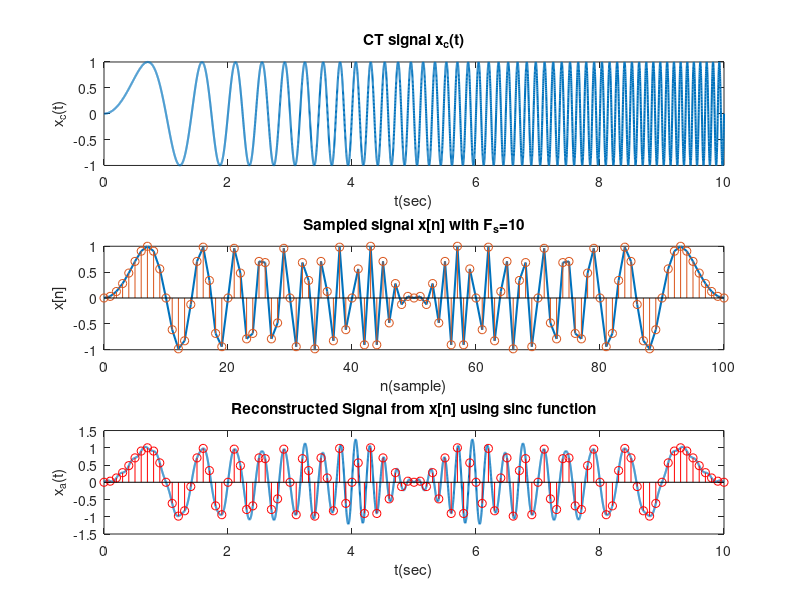

This figure's MATLAB source:
clc;
close all;
clear all;
%%  1 
% Reconstruction

% CT signal xc(t)
B = 10;
tau = 10;
Fs = B;
t = 0:0.001:tau;
x_c = sin(pi*B*(t.^2)/tau);
subplot(3,1,1);
plot(t, x_c,'linewidth',1.5);
title('CT signal x_c(t)');
xlabel('t(sec)');
ylabel('x_c(t)');

% DT signal x[n]
Ts = 1/Fs;
n = 0:tau/Ts;
x_n = sin(pi*B*(n*Ts).^2./tau);
subplot(3,1,2);
plot(n, x_n,'linewidth',1.5);
title('Sampled signal x[n] with F_s=10');
xlabel('n(sample)');
ylabel('x[n]');
hold on;
stem(n, x_n,'-o');

% Analog signal reconstruction
y_t = x_n * sinc(Fs*(ones(length(n),1)*t-(Ts*n)'*ones(1,length(t))));
subplot(3,1,3);
plot(t,y_t,'linewidth',1.5);
title('Reconstructed Signal from x[n] using sinc function');
xlabel('t(sec)');
ylabel('x_a(t)');
hold on;
stem(n*Ts, x_n,'-r');


